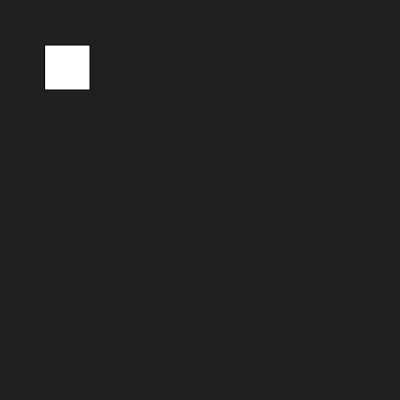
Frame 1 (no input)
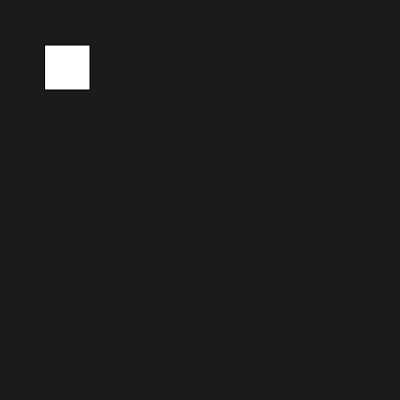
Frame 60 (no input)
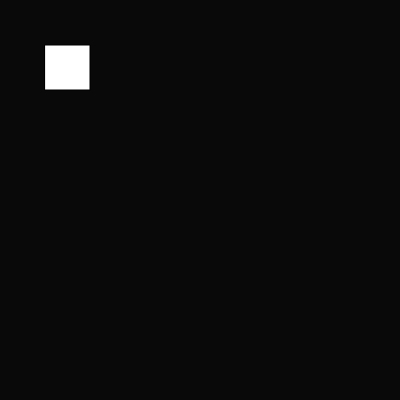
Frame 120 (the mouse pressed at the canvas centre since frame 60)

The p5.js sketch that drew these frames (run headless with seeded random() and noise() and a simulated clock; from frame 60 on, the mouse is pressed at the canvas centre):

// p5.js sketch
// ── sketch.js
function setup() {
  createCanvas(400, 400);
}

function draw() {
  background(random(45));
  rect (45,45,45,45);
  
}
